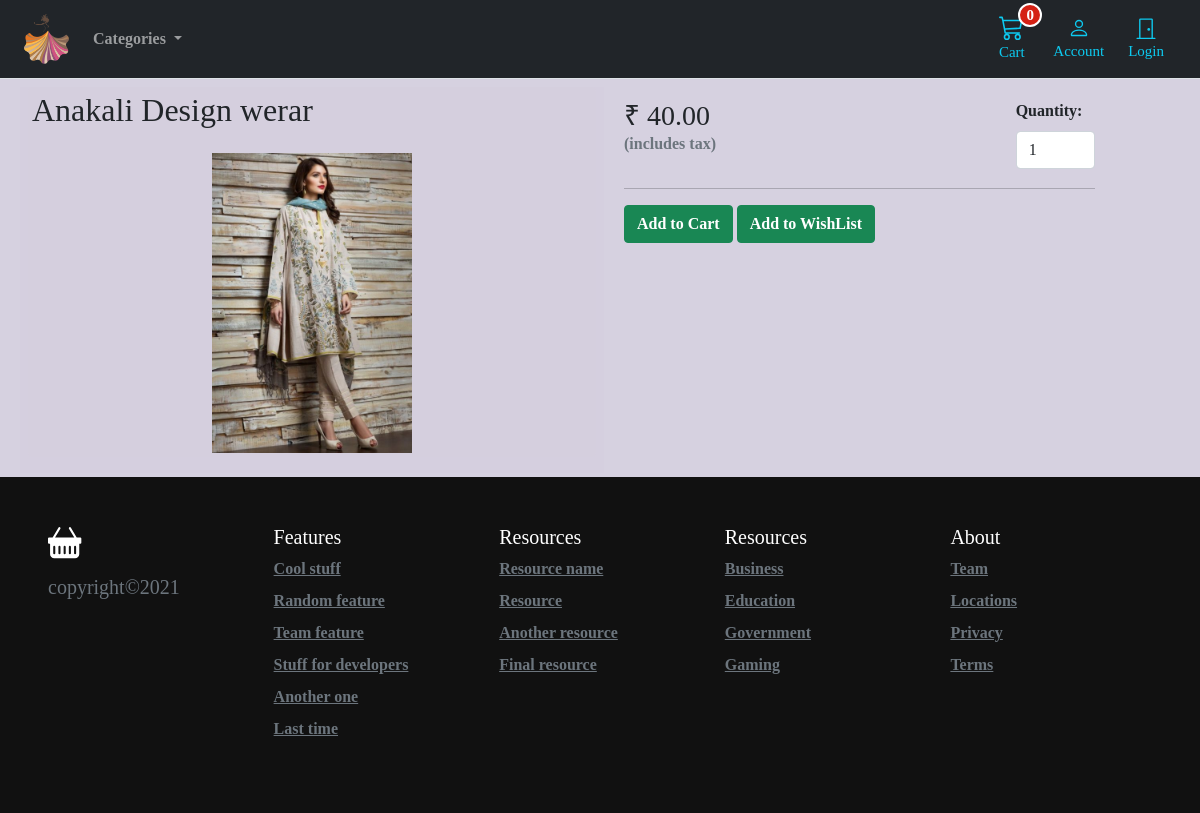
The app's page /anakali-design-werar with its own data.
### product/models.py (models this page shows, shortened)
class ProductModel(models.Model):
    category = models.ForeignKey(CategoryModel, related_name="product", on_delete=models.SET_NULL, blank=True, null=True)
    title = models.CharField(max_length=70)
    description = models.TextField(blank=True)
    price = models.DecimalField(max_digits=6, decimal_places=2)
    stock = models.PositiveIntegerField()
    slug = models.SlugField(max_length=255, unique=True)
    isActive = models.BooleanField(default=True,)
    inStock = models.BooleanField(default=True)
    image = models.ImageField(upload_to='images/', default='images/default.png')
    publish = models.DateTimeField(default=timezone.now)
    created = models.DateTimeField(auto_now_add=True)
    updated = models.DateTimeField(auto_now=True)
    objects = models.Manager()
    products = ProductManager()
    class Meta:
        verbose_name_plural = "Products"
        ordering = ("-created",)   # -created: is stack, thats lastOrder will be shown first in the database

### product/views.py (the view)
# urls.py: path('<slug:slug>', views.productDetailView, name="product-detail"),
def productDetailView(request, slug):
    product = get_object_or_404(ProductModel, slug=slug, inStock=True)
    context = {'product':product}
    return render(request, 'product/detailPage.html', context)

### basket/basket.py (called while the page is built)
    def __len__(self):
        return sum(item['qty'] for item in self.basket.values())

### basket/context_processors.py (called while the page is built)
def basket(request):
    return {'basket': BaseBasket(request)}

### product/context_processors.py (called while the page is built)
def categories(request):
    return { 'categories': CategoryModel.objects.all()}

### product/models.py (called while the page is built)
    def get_absolute_url(self):
        return reverse('product:category-detail', args=[self.slug])

### templates/product/detailPage.html (shortened to what this page needs)
{% extends 'base.html' %}
{% block 'mainContent' %}
<div class="container">
    <div class="row g-3">
        <div class="col-md-5 ps-3 col-lg-5 order-md-last p-0 order-1">
            <div class="d-grip gap-2">
                <div class="d-flex d-flex-inline justify-content-between">
                    <div>
                        <span class="h3"> ₹ {{ product.price }} </span>
                        <p class="text-muted">(includes tax)</p>
                    </div>
                    <div class='form-outline'>
                        <label class="form-label" for="typeNumber">Quantity: </label>
                        <input type="number" id="selectQty" class="form-control" value="1" min="1" max="50" />
                    </div>
                </div>
                <hr>
                <button id="addButton" value="{{product.id}}" type="button" class="btn btn-success fw500"><b>Add to
                    Cart</b></button>
                <button id="add-to-wishlist" value="{{product.id}}" type="button" class="btn btn-success fw500"><b>Add
                    to
                    WishList</b></button>
            </div>
        </div>
        <div class="col-md-6 col-lg-6 m-1" style="background-color: #d5cfdff3;">
            <div class="card mb-3 border-0" style="background-color: #d5cfdff3; ">
                <div class="row g-0">
                    <div class="col-md-12">
                        <div class="card-body p-1">
                            <h1 class="mb-0 h2 pe-4 pb-4">{{ product.title }}</h1>
                            <div style="background-color: #d5cfdff3;">
                                <img src="{{ product.image.url }}" alt="Responsive Image" class="img-fluid mx-auto d-block" width="200px">
                            </div>
                        </div>
                    </div>
                </div>
            </div>
        </div>
    </div>
</div>
{% endblock 'mainContent' %}

### static/css/base.css (style rules this page uses)
body { font-family: 'Amiri', serif; font-weight: 600; background-color: #d5cfdff3; }
.fw500 { font-weight: 500; }
@media (min-width: 1000px) { .container { max-width: 1000px; } }
@media (max-width: 1200px) { .container { max-width: 100%; padding:0 24px; } }

### records on screen
ProductModel: price "40.00", title "Anakali Design werar", image (picture)
